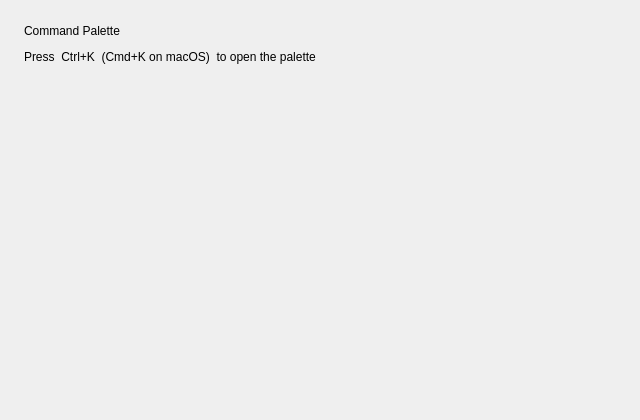
<?xml version="1.0" encoding="UTF-8"?>
<ui version="4.0">
 <class>MainWindow</class>
 <widget class="QMainWindow" name="MainWindow">
  <property name="geometry">
   <rect>
    <x>0</x>
    <y>0</y>
    <width>640</width>
    <height>420</height>
   </rect>
  </property>
  <property name="windowTitle">
   <string>QCustomCommandPalette Example</string>
  </property>
  <widget class="QWidget" name="centralwidget">
   <layout class="QVBoxLayout" name="verticalLayout">
    <property name="spacing">
     <number>12</number>
    </property>
    <property name="leftMargin">
     <number>24</number>
    </property>
    <property name="topMargin">
     <number>24</number>
    </property>
    <property name="rightMargin">
     <number>24</number>
    </property>
    <property name="bottomMargin">
     <number>24</number>
    </property>
    <item>
     <widget class="QLabel" name="titleLabel">
      <property name="text">
       <string>Command Palette</string>
      </property>
     </widget>
    </item>
    <item>
     <widget class="QLabel" name="hintLabel">
      <property name="text">
       <string>Press  Ctrl+K  (Cmd+K on macOS)  to open the palette</string>
      </property>
     </widget>
    </item>
    <item>
     <spacer name="verticalSpacer">
      <property name="orientation">
       <enum>Qt::Vertical</enum>
      </property>
      <property name="sizeHint" stdset="0">
       <size>
        <width>20</width>
        <height>40</height>
       </size>
      </property>
     </spacer>
    </item>
   </layout>
  </widget>
 </widget>
 <resources/>
 <connections/>
</ui>
